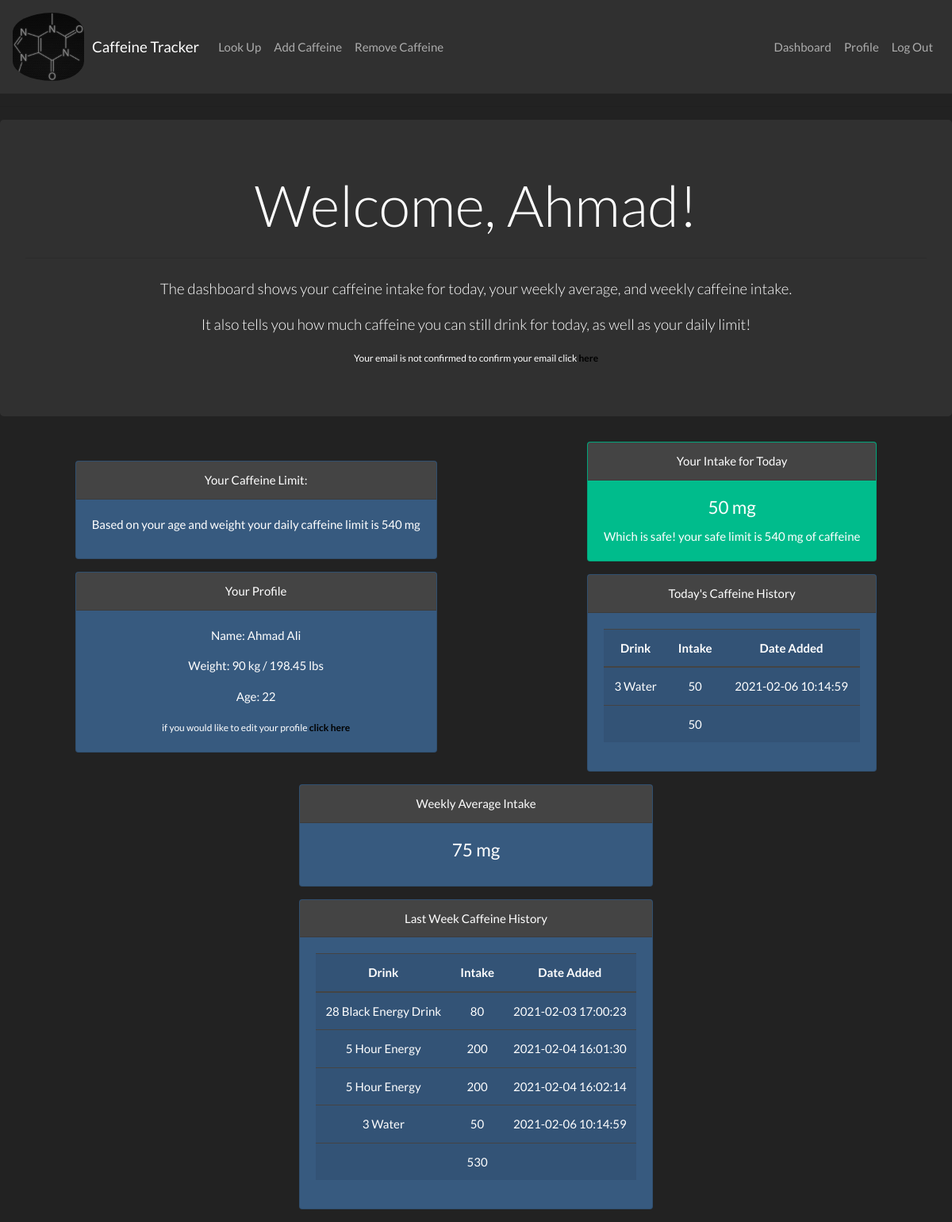
/dashboard (signed in), run on an earlier commit of the app's database.
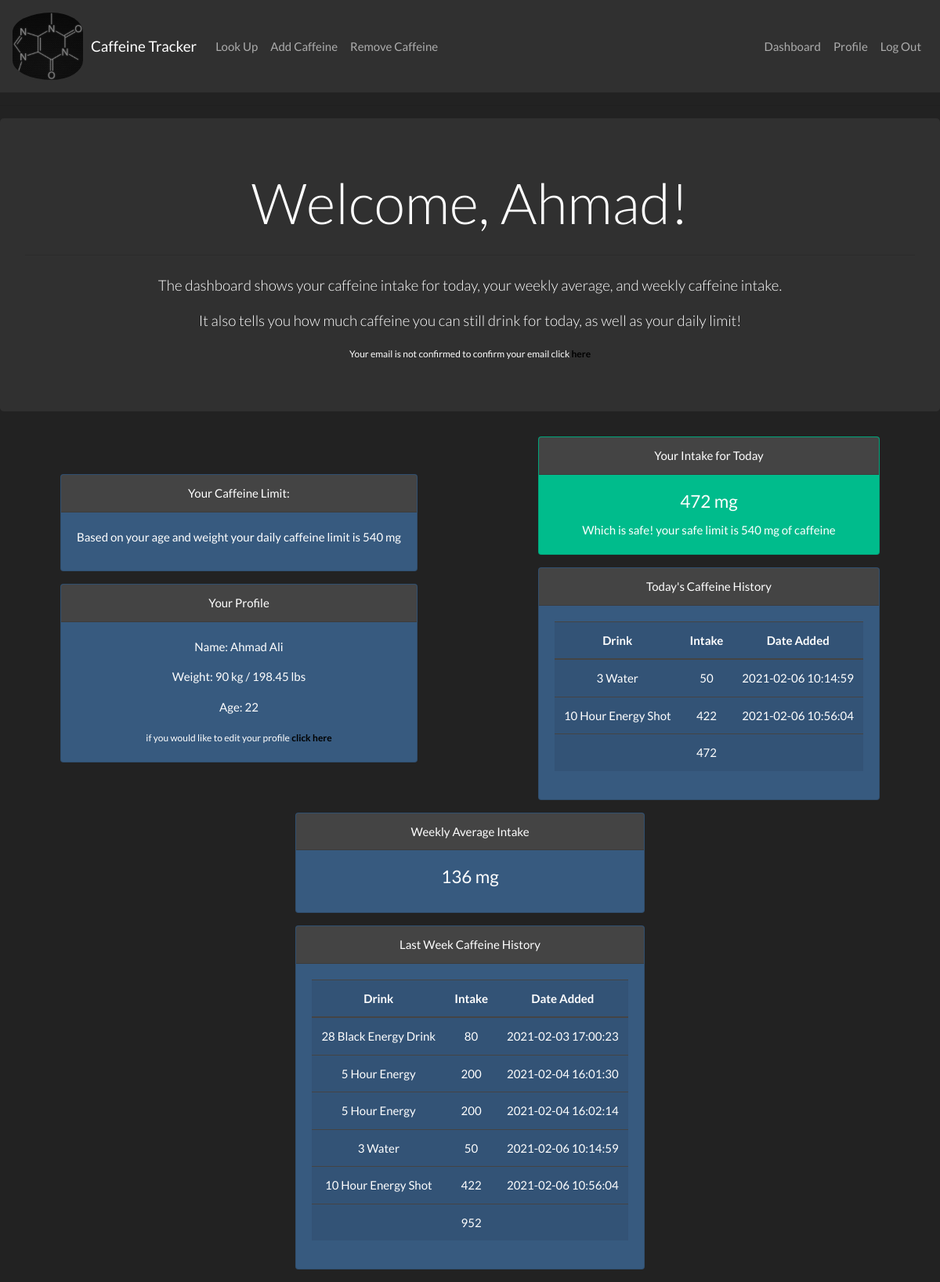
And on a later commit of the database.
### tables this page shows
CREATE TABLE 'users' ('id' INTEGER PRIMARY KEY AUTOINCREMENT NOT NULL, 'username' TEXT NOT NULL, 'hash' TEXT NOT NULL, 'email' TEXT NOT NULL, 'firstname' TEXT, 'lastname' TEXT, 'age' NUMERIC, weight NUMERIC);

CREATE TABLE 'history' ('user_id' TEXT NOT NULL, 'Intake' TEXT NOT NULL, 'date_added' TEXT NOT NULL, 'Drink' TEXT NOT NULL, FOREIGN KEY (user_id) REFERENCES users(id));

### app.py (the view, shortened to what this page needs)
@app.route("/dashboard", methods=["GET", "POST"])
@login_required
def dashboard():
    user_id = session["user_id"]
    username = db.execute("SELECT username FROM users WHERE id = :user_id", user_id = user_id)
    danger = False
    isWeight = False
    inPounds = None
    send_intake = True
    safeLimit = 0
    safeAdultNumber = 6 #6mg/kg of caffeine seems safe for adults
    safeTeensNumber = 2.5  #2.5mg/kg of caffeine seems safe for teens
    weightValue = db.execute("Select weight from users WHERE id = :user_id", user_id = user_id)
    if weightValue[0]['weight']:
        isWeight = True
    isIntake = db.execute("Select Intake FROM history where user_id =:user_id", user_id = user_id)
    firstname= db.execute("SELECT firstname FROM users WHERE id = :user_id", user_id = user_id)
    lastname= db.execute("SELECT lastname FROM users WHERE id = :user_id", user_id = user_id)
    get_age = db.execute("SELECT age FROM users WHERE id = :user_id", user_id = user_id)
    checkConfirmation = db.execute("SELECT confirmed FROM email_confirmation WHERE user = :user", user = username[0]['username'])
    isConfirmed = checkConfirmation[0]['confirmed']
    print("is confrimed? ", isConfirmed)
    print("AGE IS : ", get_age[0]['age'])
    if get_age[0]['age']:
        age_person=int(get_age[0]['age'])
        print("AGE IS : ", get_age[0]['age'])
    else:
        age_person = 0
        print("not age")
    weight_person = db.execute("SELECT weight FROM users WHERE id = :user_id", user_id = user_id)
    if weight_person[0]['weight']:
        inPounds = round((weight_person[0]['weight'] * 2.205), 2)
        isWeight = True
    daily_intake = db.execute("SELECT Sum(Intake) as daily_intake FROM history WHERE user_id = :user_id AND date_added BETWEEN datetime('now', 'localtime', 'start of day') AND datetime('now', 'localtime')", user_id = user_id)
    print("intake: ", daily_intake[0]['daily_intake'])
    daily_history = db.execute("SELECT Drink, date_added, Intake FROM history WHERE user_id = :user_id AND date_added BETWEEN datetime('now','localtime', 'start of day') AND datetime('now', 'localtime') ", user_id = user_id)
    weekly_average_sum = db.execute("SELECT Sum(Intake) as weekly_intake FROM history WHERE user_id = :user_id AND date_added BETWEEN datetime('now','localtime', '-6 days') AND datetime('now', 'localtime')", user_id = user_id)
    print("Weekly Average Sum is :", weekly_average_sum[0]['weekly_intake'])
    if weekly_average_sum[0]['weekly_intake']:
        weekly_average_intake = int(weekly_average_sum[0]['weekly_intake'] / 7)
    else:
        weekly_average_intake = 0
    weekly_history = db.execute("SELECT Drink, date_added, Intake FROM history WHERE user_id = :user_id AND date_added BETWEEN datetime('now','localtime', '-6 days') AND datetime('now', 'localtime') ", user_id = user_id)
    if not daily_intake[0]['daily_intake'] or daily_intake[0]['daily_intake'] == None:
        send_intake = False
        print("Your daily intake is :", daily_intake[0]['daily_intake'])
    if isWeight is True and age_person > 0:
        print("I'm inside calcualtions.")
        if age_person >= 18:
            safeLimit = weightValue[0]['weight'] * safeAdultNumber
        elif age_person >= 13 and age_person < 18:
            safeLimit = weightValue[0]['weight'] * safeTeensNumber
        elif age_person >= 4 and age_person < 7:
            safeLimit = 45
        elif age_person >= 7 and age_person <= 9:
            safeLimit = 62.5
        elif age_person >= 10 and age_person <= 12:
            safeLimit = 85
        if send_intake is True:
            if safeLimit < daily_intake[0]['daily_intake']:
                danger = True
            else:
                danger = False
    '''
    else:
        safeLimit = 'unknown'
        if not daily_intake[0]['daily_intake']:
            danger = False
        elif 400 < daily_intake[0]['daily_intake']:
h    '''
    print("your weight is : ", weight_person[0]['weight'], "your weekly sum: ", weekly_average_intake, "your safe limit is:", safeLimit)
    if firstname[0]['firstname']:
        firstname = firstname[0]['firstname'].capitalize()
    else:
        firstname = firstname[0]['firstname']
    if lastname[0]['lastname']:
        lastname = lastname[0]['lastname'].capitalize()
    else:
        lastname = lastname[0]['lastname']
    return render_template("dashboard.html", daily_intake = daily_intake[0]['daily_intake'], weekly_average_intake = weekly_average_intake, daily_history = daily_history, weekly_history = weekly_history,
    firstname=firstname, danger=danger, safeLimit=safeLimit, weekly_average_sum=weekly_average_sum[0]['weekly_intake'], age_person = age_person, weight_person= weight_person[0]['weight'],
    inPounds = inPounds, lastname=lastname, send_intake = send_intake, isConfirmed=isConfirmed)

### app.py (called while the page is built)
@app.after_request
def after_request(response):
    response.headers["Cache-Control"] = "no-cache, no-store, must-revalidate"
    response.headers["Expires"] = 0
    response.headers["Pragma"] = "no-cache"
    return response

### helpers.py (called while the page is built)
def login_required(f):
    @wraps(f)
    def decorated_function(*args, **kwargs):
        if session.get("user_id") is None:
            return redirect("/login")
        return f(*args, **kwargs)
    return decorated_function

### templates/dashboard.html (shortened to what this page needs)
{% extends "base.html" %}
{% block main %}
    <form action="/Dashboard" method="POST">
        <hr>
        <div class="jumbotron dashboard-stat" style="text-align: center;">
          {% if firstname %}
            <h1 class="display-3">Welcome, {{firstname}}!</h1>
          {% else %}
            <h1 class="display-3">Dashboard</h1>
          {% endif %}
          <hr class="my-4">
          <p class="lead">The dashboard shows your caffeine intake for today, your weekly average, and weekly caffeine intake.</p>
          <p class="lead"> It also tells you how much caffeine you can still drink for today, as well as your daily limit!</p>
          {% if isConfirmed == 'FALSE' %}
            <small>Your email is not confirmed to confirm your email click <strong><a href='/newConfirmationEmail' class="home-links">here</a></strong></small>
          {% endif %}
        </div>
      <div class="dashboard_container">
        <div>
        {% if weight_person  and age_person >0 %}
          <div class="card text-white bg-primary mb-3" style="max-width: 30rem;">
            <div class="card-header">Your Caffeine Limit:</div>
            <div class="card-body">
              <p class="card-title">Based on your age and weight your daily caffeine limit is {{safeLimit}} mg</p>
            </div>
          </div>
        {% endif %}
        <div class="profile_card">
          <div class="card text-white bg-primary mb-3" style="max-width: 30rem;">
              <div class="card-header">Your Profile</div>
              <div class="card-body">
                  {% if not firstname %}
                    {% set firstname = '' %}
                  {% endif %}
                  {% if not lastname %}
                    {% set lastname = '' %}
                  {% endif %}
                  {% if age_person == 0 %}
                    {% set age_person = '' %}
                  {% endif %}
                  {% if not weight_person%}
                    {% set weight_person = '' %}
                  {% endif %}
                  {% if not inPounds %}
                    {% set inPounds = '' %}
                  {% endif %}
                  <p class="card-text">Name: {{firstname}} {{lastname}}</p>
                  {% if not weight_person %}
                    <p class="card-text">Weight:</p>
                  {% else %}
                    <p class="card-text">Weight: {{weight_person}} kg / {{inPounds}} lbs</p>
                  {% endif %}
                  <p class="card-text">Age: {{age_person}} </p>
                  <small>if you would like to edit your profile <strong><a href="\profile" class="home-links">click here</a></strong> </small>
              </div>
            </div>
          </div>
        </div>
        <div>
          {% if send_intake == False or not send_intake %}
            <div class="card text-white bg-primary mb-3" style="max-width: 30rem;">
              <div class="card-header">Start adding your intake</div>
              <div class="card-body">
                <h4 class="card-title">Daily Intake</h4>
                <p class="card-text">Looks like you haven't had caffeine today</p>
                <p class="card-text">Drink coffee then add it here to track it :)</p>
              </div>
            </div>
          {% elif danger == False and send_intake == True and safeLimit > 0%}
            <div class="card text-white bg-success mb-3" style="max-width: 30rem;">
              <div class="card-header">Your Intake for Today</div>
              <div class="card-body">
                  <h4 class="card-title">{{daily_intake}} mg</h4>
                  <p class="card-text">Which is safe! your safe limit is {{safeLimit}} mg of caffeine</p>
              </div>
            </div>
          {% endif %}
          <div class="card text-white bg-primary mb-3" style="max-width: 30rem;">
            <div class="card-header">Today's Caffeine History</div>
            <div class="card-body">
              <div class="table-responsive">
                  <table class="table table-active">
                      <thead>
                          <tr>
                            <th scope="col">Drink</th>
                            <th scope="col">Intake</th>
                            <th scope="col">Date Added</th>
                          </tr>
                      </thead>
                    <tbody>
                      {% for daily in daily_history %}
                          <tr>
                              <td>{{daily.Drink}}</td>
                              <td>{{daily.Intake}}</td>
                              <td>{{daily.date_added}}</td>
                          </tr>
                      {% endfor %}
                    </tbody>
                    <tfoot>
                        <tr>
                          <td colspan="1"></td>
                          <td>{{daily_intake}}</td>
                          <td></td>
                        </tr>
                    </tfoot>
                  </table>
              </div>
            </div>
          </div>
        </div>
        <div>
          {% if weekly_average_intake %}
              <div class="card text-white bg-primary mb-3" style="max-width: 30rem;">
                <div class="card-header">Weekly Average Intake</div>
                <div class="card-body">
                  <h4 class="card-title">{{weekly_average_intake}} mg</h4>
                </div>
          {% endif %}
            </div>
          <div class="card text-white bg-primary mb-3" style="max-width: 30rem;">
            <div class="card-header">Last Week Caffeine History</div>
            <div class="card-body">
              <div class="table-responsive">
                  <table class="table table-active">
                      <thead>
                          <tr>
                            <th scope="col">Drink</th>
                            <th scope="col">Intake</th>
                            <th scope="col">Date Added</th>
                          </tr>
                      </thead>
                    <tbody>
                      {% for weekly in weekly_history %}
                          <tr>
                              <td>{{weekly.Drink}}</td>
                              <td>{{weekly.Intake}}</td>
                              <td>{{weekly.date_added}}</td>
                          </tr>
                      {% endfor %}
                    </tbody>
                    <tfoot>
                        <tr>
                          <td colspan="1"></td>
                          <td>{{weekly_average_sum}}</td>
                          <td></td>
                        </tr>
                    </tfoot>
                  </table>
              </div>
            </div>
          </div>
        </div>
    </div>
    </form>
{% endblock %}

### templates/base.html (shortened to what this page needs)
<!DOCTYPE html>
<html lang="en">
    <head>
        <link rel = "stylesheet" href="/static/bootstrap.min.css">
        <link rel ="stylesheet" href="/static/design.css">
        <link rel ="stylesheet" type="text/css" href="/static/chosen.css">
    </head>
        <body>
            <nav class="navbar navbar-expand-lg navbar-dark bg-dark ">
            <img class="logo" src="/static/logo.jpg" alt="logo">
            <a class="navbar-brand" href="/">Caffeine Tracker</a>
            <div class="collapse navbar-collapse" id="navbarColor01">
                <ul class="navbar-nav mr-auto">
                    <li class = "nav-item">
                        <a class ="nav-link" href = "/lookup">Look Up</a>
                    </li>
                    {% if session.user_id %}
                    <li class = "nav-item">
                        <a class ="nav-link" href = "/add_caffeine">Add Caffeine</a>
                    </li>
                    <li class = "nav-item">
                        <a class ="nav-link" href = "/remove_caffeine">Remove Caffeine</a>
                    </li>
                    {% endif %}
                </ul>
                <form class = "form-inline my-2 my-lg-0">
                    <ul class="navbar-nav mr-auto">
                    {% if session.user_id %}
                        <li class = "nav-item">
                            <a class ="nav-link" href = "/dashboard">Dashboard</a>
                        </li>
                        <li class = "nav-item">
                            <a class = "nav-link" href = "/profile">Profile</a>
                        </li>
                        <li class = "nav-item">
                            <a class = "nav-link" href = "/logout">Log Out</a>
                        </li>
                    {% endif %}
                    </ul>
                </form>
            </div>
            </nav>
            {% block main %}{% endblock %}
        </body>
</html>

### static/design.css (style rules this page uses)
.logo { width:100px; padding: 0px 10px 0px 0px; border-radius: 100px / 50px; filter: grayscale(var(--value, 100%)); }
.table-responsive { max-height:700px; }
.profile_card { margin: 0 auto; float: none; margin-bottom: 10px; }
.dashboard_container { display: flex; flex-wrap: wrap; }
.dashboard_container > div { text-align: center; margin:auto; padding:auto; width:auto; }
a, a.home-links:hover { color: rgba(185, 125, 14, 0.911); }
a.home-links { color:black }

What changed in the data, as far as the page shows it:
added history: Drink "10 Hour Energy Shot", Intake "422", date_added "2021-02-06 10:56:04"
Also different on the page:
{{ daily_intake }}: "50" → "472"
{{ weekly_average_intake }}: "75" → "136"
{{ weekly_average_sum }}: "530" → "952"
